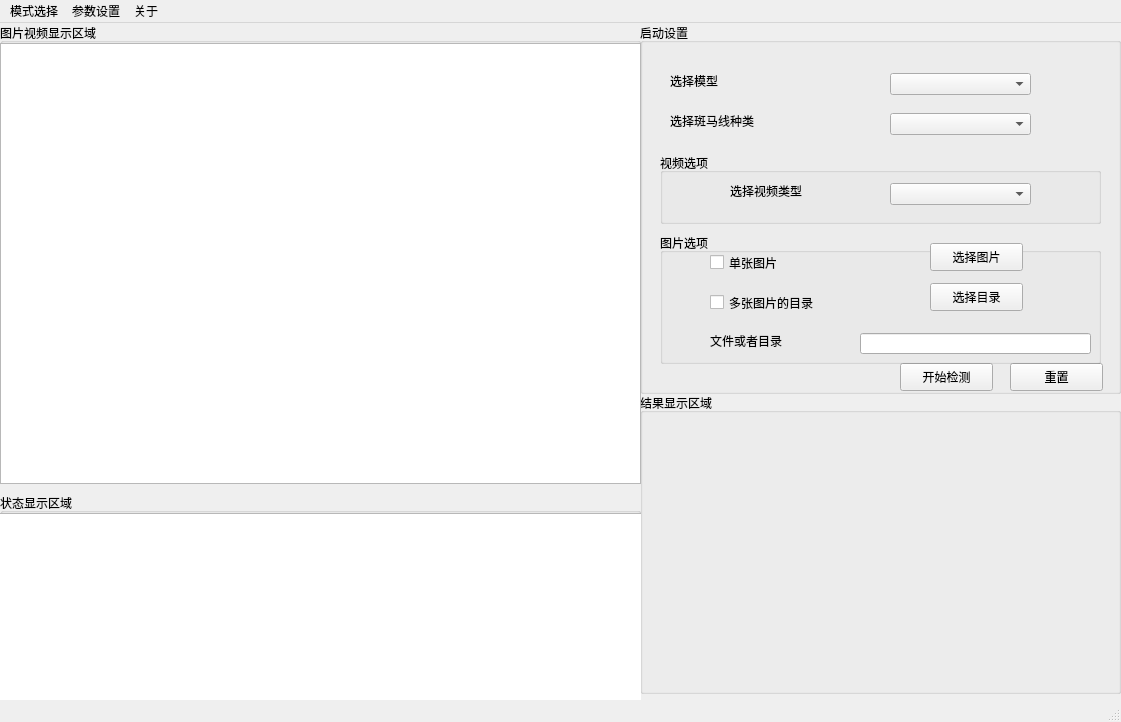
<?xml version="1.0" encoding="UTF-8"?>
<ui version="4.0">
 <class>MainWindow</class>
 <widget class="QMainWindow" name="MainWindow">
  <property name="geometry">
   <rect>
    <x>0</x>
    <y>0</y>
    <width>1121</width>
    <height>722</height>
   </rect>
  </property>
  <property name="windowTitle">
   <string>MainWindow</string>
  </property>
  <widget class="QWidget" name="centralwidget">
   <widget class="QGroupBox" name="groupBox_3">
    <property name="geometry">
     <rect>
      <x>0</x>
      <y>470</y>
      <width>641</width>
      <height>211</height>
     </rect>
    </property>
    <property name="title">
     <string>状态显示区域</string>
    </property>
    <widget class="QTextBrowser" name="statusBrowser">
     <property name="geometry">
      <rect>
       <x>-5</x>
       <y>20</y>
       <width>651</width>
       <height>192</height>
      </rect>
     </property>
    </widget>
   </widget>
   <widget class="QGroupBox" name="startSetting">
    <property name="geometry">
     <rect>
      <x>640</x>
      <y>0</y>
      <width>481</width>
      <height>371</height>
     </rect>
    </property>
    <property name="title">
     <string>启动设置</string>
    </property>
    <widget class="QPushButton" name="detectButton">
     <property name="geometry">
      <rect>
       <x>260</x>
       <y>340</y>
       <width>93</width>
       <height>28</height>
      </rect>
     </property>
     <property name="text">
      <string>开始检测</string>
     </property>
    </widget>
    <widget class="QPushButton" name="resetButton">
     <property name="geometry">
      <rect>
       <x>370</x>
       <y>340</y>
       <width>93</width>
       <height>28</height>
      </rect>
     </property>
     <property name="text">
      <string>重置</string>
     </property>
    </widget>
    <widget class="QLabel" name="label">
     <property name="geometry">
      <rect>
       <x>30</x>
       <y>50</y>
       <width>72</width>
       <height>15</height>
      </rect>
     </property>
     <property name="text">
      <string>选择模型</string>
     </property>
    </widget>
    <widget class="QComboBox" name="chooseModelCombo">
     <property name="geometry">
      <rect>
       <x>250</x>
       <y>50</y>
       <width>141</width>
       <height>22</height>
      </rect>
     </property>
    </widget>
    <widget class="QLabel" name="label_2">
     <property name="geometry">
      <rect>
       <x>30</x>
       <y>90</y>
       <width>111</width>
       <height>16</height>
      </rect>
     </property>
     <property name="text">
      <string>选择斑马线种类</string>
     </property>
    </widget>
    <widget class="QComboBox" name="chooseZebraCombo">
     <property name="geometry">
      <rect>
       <x>250</x>
       <y>90</y>
       <width>141</width>
       <height>22</height>
      </rect>
     </property>
    </widget>
    <widget class="QGroupBox" name="videoOptions">
     <property name="geometry">
      <rect>
       <x>20</x>
       <y>130</y>
       <width>441</width>
       <height>71</height>
      </rect>
     </property>
     <property name="title">
      <string>视频选项</string>
     </property>
     <widget class="QLabel" name="label_3">
      <property name="geometry">
       <rect>
        <x>70</x>
        <y>30</y>
        <width>111</width>
        <height>16</height>
       </rect>
      </property>
      <property name="text">
       <string>选择视频类型</string>
      </property>
     </widget>
     <widget class="QComboBox" name="chooseVideoType">
      <property name="geometry">
       <rect>
        <x>230</x>
        <y>30</y>
        <width>141</width>
        <height>22</height>
       </rect>
      </property>
     </widget>
    </widget>
    <widget class="QGroupBox" name="imageOptions">
     <property name="geometry">
      <rect>
       <x>20</x>
       <y>210</y>
       <width>441</width>
       <height>131</height>
      </rect>
     </property>
     <property name="title">
      <string>图片选项</string>
     </property>
     <widget class="QCheckBox" name="singleImageCheckbox">
      <property name="geometry">
       <rect>
        <x>50</x>
        <y>20</y>
        <width>91</width>
        <height>19</height>
       </rect>
      </property>
      <property name="text">
       <string>单张图片</string>
      </property>
     </widget>
     <widget class="QCheckBox" name="imageDirCheckbox">
      <property name="geometry">
       <rect>
        <x>50</x>
        <y>60</y>
        <width>141</width>
        <height>19</height>
       </rect>
      </property>
      <property name="text">
       <string>多张图片的目录</string>
      </property>
     </widget>
     <widget class="QPushButton" name="chooseImageBtn">
      <property name="geometry">
       <rect>
        <x>270</x>
        <y>10</y>
        <width>93</width>
        <height>28</height>
       </rect>
      </property>
      <property name="text">
       <string>选择图片</string>
      </property>
     </widget>
     <widget class="QPushButton" name="chooseDirBtn">
      <property name="geometry">
       <rect>
        <x>270</x>
        <y>50</y>
        <width>93</width>
        <height>28</height>
       </rect>
      </property>
      <property name="text">
       <string>选择目录</string>
      </property>
     </widget>
     <widget class="QLineEdit" name="imagePathLineEdit">
      <property name="geometry">
       <rect>
        <x>200</x>
        <y>100</y>
        <width>231</width>
        <height>21</height>
       </rect>
      </property>
     </widget>
     <widget class="QLabel" name="label_4">
      <property name="geometry">
       <rect>
        <x>50</x>
        <y>100</y>
        <width>101</width>
        <height>16</height>
       </rect>
      </property>
      <property name="text">
       <string>文件或者目录</string>
      </property>
     </widget>
    </widget>
   </widget>
   <widget class="QGroupBox" name="resultArea">
    <property name="geometry">
     <rect>
      <x>640</x>
      <y>370</y>
      <width>481</width>
      <height>301</height>
     </rect>
    </property>
    <property name="title">
     <string>结果显示区域</string>
    </property>
   </widget>
   <widget class="QGroupBox" name="groupBox_4">
    <property name="geometry">
     <rect>
      <x>0</x>
      <y>0</y>
      <width>641</width>
      <height>461</height>
     </rect>
    </property>
    <property name="title">
     <string>图片视频显示区域</string>
    </property>
    <widget class="QGraphicsView" name="graphicsView">
     <property name="geometry">
      <rect>
       <x>0</x>
       <y>20</y>
       <width>641</width>
       <height>441</height>
      </rect>
     </property>
    </widget>
   </widget>
  </widget>
  <widget class="QMenuBar" name="menubar">
   <property name="geometry">
    <rect>
     <x>0</x>
     <y>0</y>
     <width>1121</width>
     <height>26</height>
    </rect>
   </property>
   <widget class="QMenu" name="menu">
    <property name="title">
     <string>模式选择</string>
    </property>
    <widget class="QMenu" name="menu_choose_mode">
     <property name="title">
      <string>choose_mode</string>
     </property>
     <addaction name="action_image_mode"/>
     <addaction name="action_video_mode"/>
    </widget>
    <addaction name="menu_choose_mode"/>
   </widget>
   <widget class="QMenu" name="menu_2">
    <property name="title">
     <string>参数设置</string>
    </property>
    <addaction name="actioncommon_setting"/>
   </widget>
   <widget class="QMenu" name="menu_3">
    <property name="title">
     <string>关于</string>
    </property>
    <addaction name="actionabout"/>
   </widget>
   <addaction name="menu"/>
   <addaction name="menu_2"/>
   <addaction name="menu_3"/>
  </widget>
  <widget class="QStatusBar" name="statusbar"/>
  <action name="actiondensity_setting">
   <property name="text">
    <string>density setting</string>
   </property>
  </action>
  <action name="actionglobal_setting">
   <property name="text">
    <string>global setting</string>
   </property>
  </action>
  <action name="actionweight_setting">
   <property name="text">
    <string>weight setting</string>
   </property>
  </action>
  <action name="actionabout">
   <property name="text">
    <string>about</string>
   </property>
  </action>
  <action name="action_image_mode">
   <property name="checkable">
    <bool>true</bool>
   </property>
   <property name="checked">
    <bool>true</bool>
   </property>
   <property name="text">
    <string>image_mode</string>
   </property>
  </action>
  <action name="action_video_mode">
   <property name="checkable">
    <bool>true</bool>
   </property>
   <property name="text">
    <string>video_mode</string>
   </property>
  </action>
  <action name="actioncommon_setting">
   <property name="text">
    <string>common setting</string>
   </property>
  </action>
  <action name="actionuse_camera_as_input">
   <property name="text">
    <string>use camera as input</string>
   </property>
  </action>
  <action name="actionuse_video_file_as_input">
   <property name="text">
    <string>use video file as input</string>
   </property>
  </action>
 </widget>
 <resources/>
 <connections/>
</ui>
